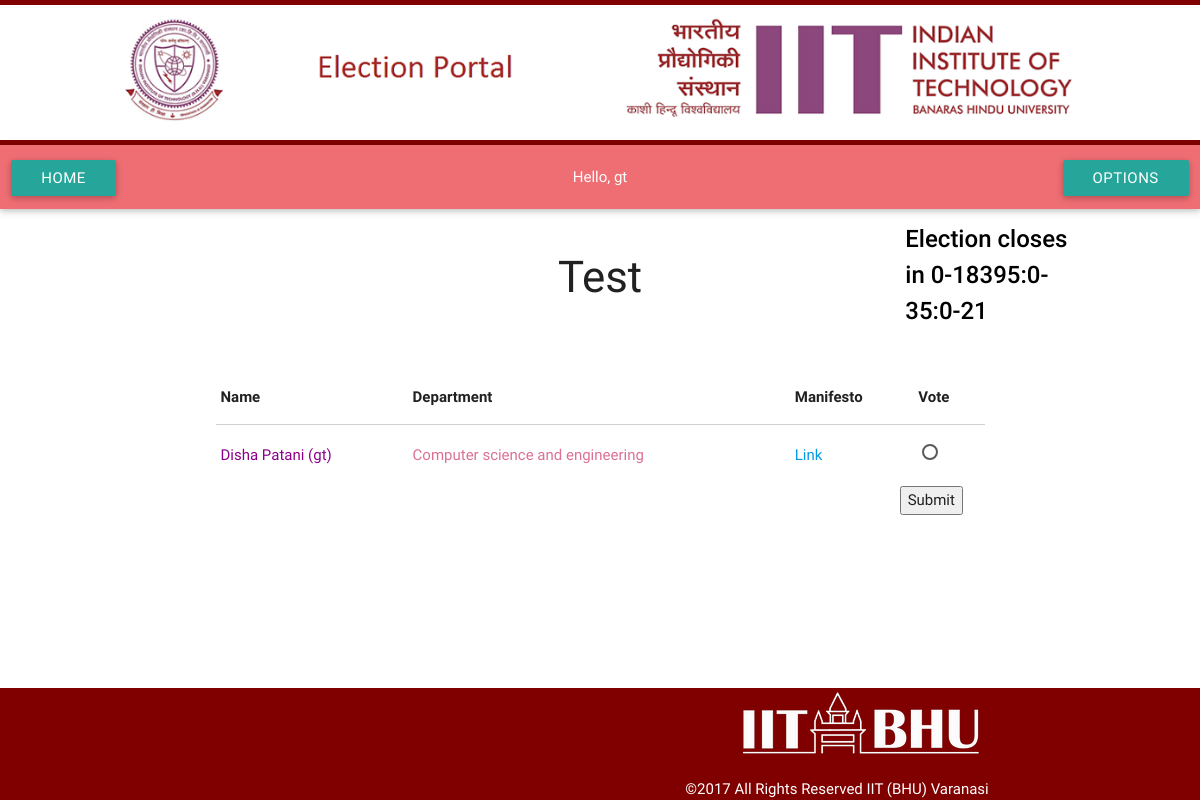
Page /election/13/vote/ (signed in) on the committed database.
### Election_Portal/models.py (models this page shows, shortened)
class Election(models.Model):
	election_name=models.CharField(max_length=50)
	nom_start_time=models.DateTimeField('Nominations start time',default=timezone.now)
	nom_end_time=models.DateTimeField('Nominations end time',default=timezone.now)
	vote_start_time=models.DateTimeField('Voting start time',default=timezone.now)
	vote_end_time=models.DateTimeField('Voting end time',default=timezone.now)
	desc=models.TextField()

class Candidate(models.Model):
	myid=models.AutoField(primary_key=True)
	election=models.ForeignKey(Election,on_delete=models.CASCADE)
	name=models.CharField(max_length=50)
	branch=models.CharField(max_length=50)
	work_experience=models.TextField()
	user=models.CharField(max_length=30)
	vote_count=models.IntegerField(default=0)
	profile_pic=models.ImageField(upload_to='media/',blank=True)

### Election_Portal/views.py (the view)
# urls.py: url(r'^election/(?P<pk>\d+)/vote/$',views.vote,name='vote'),
@login_required
def vote(request,pk):
    election=get_object_or_404(Election,pk=pk)
    return render(request,"Election_Portal/OnGoing.html",{
            'time_left':convert_timedelta(election.vote_end_time-timezone.now()),
            'election':election,
            'candidates':election.candidate_set.all()
        })

### Election_Portal/middle.py (called while the page is built)
	def __call__(self, request):
		a=self.get_response(request)
		if (a.status_code!=404):
			return a
		else:
			return render(request,'Election_Portal/notfnd.html',{})

### Election_Portal/views.py (called while the page is built)
def convert_timedelta(duration):
    days, seconds = duration.days, duration.seconds
    hours = seconds / 3600
    minutes = (seconds % 3600) / 60
    seconds = (seconds % 60)
    return days*3600*24+hours*3600+minutes*60+seconds

### Election_Portal/templates/Election_Portal/OnGoing.html (shortened to what this page needs)
{% extends "Election_Portal/template.html" %}
{% block content %}
<div class="row valign-wrapper">
    <div class="col s4 offset-s4">
    <h3 class="center-align">{{ election.election_name }}</h3>
    </div>
	<div class="col s2 offset-s1">
        <strong><span style="color:#000000;font-size:24px">Election closes in <span id="time"></span></span></strong>
	</div>
</div>
<div class="row">
    <form class="col s12" method="POST" action="{% url 'Election_Portal:vote_done' election.id %}">
        <table class="col s8 offset-s2">
            <thead>
                <tr>
                    <th>
                        Name
                    </th>
                    <th>
                        Department
                    </th>
                    <th>
                        Manifesto
                    </th>
                    <th>
                        Vote
                    </th>
                </tr>
            </thead>
            <tbody>
                {% for candidate in candidates %}
                <tr>
                    <td>
                        <font color="#8B008B">{{ candidate.name }} ({{ candidate.user }})</font>
                    </td>
                    <td>
                        <font color="#DB7093">{{ candidate.branch }}</font>
                    </td>
                    <td>
                        <a href="#modal{{ candidate.myid }}" class="modal-trigger">Link</a>
                    </td>
                    <td>
                        <label for="{{ candidate.user }}"></label>
                    </td>
                </div>
                <br>
                {% endfor %}
    	<div class="row">
    		<div class="col s1 offset-s9">
    			<button type="submit" name="action">Submit</button>
    		</div>
    	</div>
{% endblock %}

### Election_Portal/templates/Election_Portal/template.html (shortened to what this page needs)
{% load staticfiles %}
<!DOCTYPE html>
<html>
<head>
	<link rel="stylesheet" type="text/css" href="{% static 'Election_Portal/css/materialize.min.css' %}"/>
	<link rel="stylesheet" type="text/css" href="{% static 'Election_Portal/css/style.css' %}"/>
</head>
<body>
	<header>
		<div class="row"  style="padding:1%;border-color:#800000;border-top-width:5px;border-bottom-width:5px;border-right-width:0px;border-left-width:0px;border-style:solid;margin-bottom:0px">
			<div class="col s10 offset-s1 center"><img class="responsive-img" src="{% static 'Election_Portal/images/header.png' %}"></div>
		</div>
		<nav class="z-depth-1">
		<div class="nav-wrapper row">
			<div class="col s4"><a class="btn" href="/">HOME</a></div>
			<div class="col s4"><center class="unselectable">Hello, {{ user.username }}</center></div>
			<div class="col s4 right-align">
				<a class="dropdown-button btn" data-beloworigin="true" data-hover="true" href="#" data-activates='dropdown1'>Options</a>
			</div>
		</div>
		</nav>
	</header>
	<main style="padding:1%">
		{% block content %}{% endblock %}
	</main>
	<footer>
		<div class="row"  style="background-color:#800000;margin:0px">
			<div class="col s2"></div>
			<div class="col s8">
				<img class="right responsive-img" src="{% static 'Election_Portal/images/footer-img.png' %}"><br><br><br><br>
				<span class="right" style="color:#FFFFFF">&copy;2017 All Rights Reserved IIT (BHU) Varanasi</span>
			</div>
			<div class="col s2"></div>
		</div>
	</footer>
</body>
</html>

### Election_Portal/static/Election_Portal/css/style.css (style rules this page uses)
body { display: flex; min-height: 100vh; flex-direction: column; }
main { flex: 1 0 auto; }
.unselectable { -webkit-touch-callout: none; -webkit-user-select: none; -khtml-user-select: none; -moz-user-select: none; -ms-user-select: none; user-select: none; cursor: default; }

### rows in the picture
Election: election_name "Test"
Candidate: name "Disha Patani", user "gt", branch "Computer science and engineering"

### other values in the picture
{{ user.username }} "gt"
